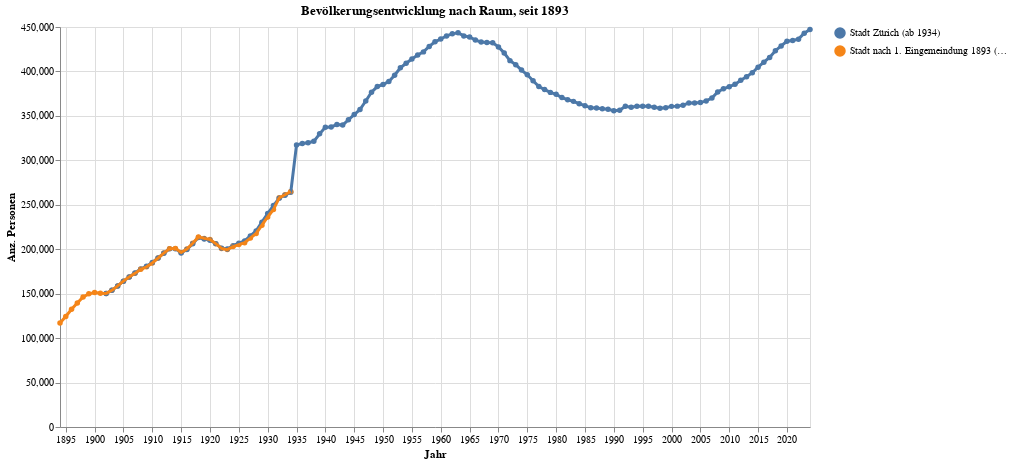

This figure's notebook cell:
### Code cell
grafik2 = mypy_dv.plot_altair_multiline_highlight(
    data = myAgg2.reset_index().query('sum_WBev>30')
    ,x = 'StichtagDatJahr:T'
    ,x_beschriftung = 'Jahr'
    ,y = 'sum_WBev:Q'
    ,y_beschriftung = 'Anz. Personen'
    ,category='RAUM_LANG'
    ,category_beschriftung=''
    ,warning_status = "ignore" #always or ignore
    ,myTitle="Bevölkerungsentwicklung nach Raum, seit "+data_min_date
)
grafik2

### Figure 1 — Vega-Lite specification as saved in the notebook (floating-point values rounded to 4 significant figures; data arrays with more than 128 entries replaced by an {"elided": "..."} marker saying what was removed)
{"config": {"view": {"continuousWidth": 300, "continuousHeight": 300}}, "layer": [{"mark": {"type": "circle"}, "encoding": {"color": {"field": "RAUM_LANG", "legend": {"orient": "right", "title": ""}, "type": "nominal"}, "opacity": {"value": 1.3}, "tooltip": [{"field": "StichtagDatJahr", "type": "temporal"}, {"field": "RAUM_LANG", "type": "nominal"}, {"field": "sum_WBev", "type": "quantitative"}], "x": {"axis": {"title": "Jahr"}, "field": "StichtagDatJahr", "type": "temporal"}, "y": {"axis": {"title": "Anz. Personen"}, "field": "sum_WBev", "type": "quantitative"}}, "name": "view_4", "title": "Bevölkerungsentwicklung nach Raum, seit 1893"}, {"mark": {"type": "line"}, "encoding": {"color": {"field": "RAUM_LANG", "legend": {"orient": "right", "title": ""}, "type": "nominal"}, "size": {"condition": {"test": {"not": {"param": "param_4"}}, "value": 1.2}, "value": 3}, "tooltip": [{"field": "StichtagDatJahr", "type": "temporal"}, {"field": "RAUM_LANG", "type": "nominal"}, {"field": "sum_WBev", "type": "quantitative"}], "x": {"axis": {"title": "Jahr"}, "field": "StichtagDatJahr", "type": "temporal"}, "y": {"axis": {"title": "Anz. Personen"}, "field": "sum_WBev", "type": "quantitative"}}, "title": "Bevölkerungsentwicklung nach Raum, seit 1893"}], "data": {"name": "data-9a0310b26588b2427f2bfcdf13272491"}, "height": 400, "params": [{"name": "param_4", "select": {"type": "point", "fields": ["RAUM_LANG"], "nearest": true, "on": "pointerover"}, "views": ["view_4"]}], "width": 750, "$schema": "https://vega.github.io/schema/vega-lite/v5.8.0.json", "datasets": {"data-9a0310b26588b2427f2bfcdf13272491": {"elided": "164 records"}}}
